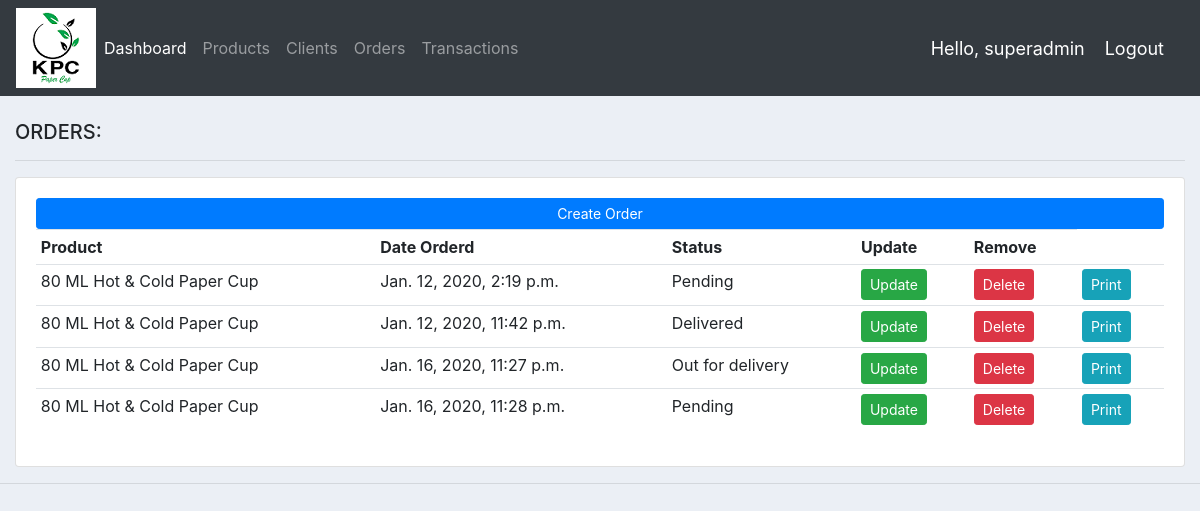
/orders/ (signed in), run on the app's committed database.
### accounts/models.py (models this page shows, shortened)
class Order(models.Model):
	STATUS = (
			('Pending', 'Pending'),
			('Out for delivery', 'Out for delivery'),
			('Delivered', 'Delivered'),
			)
	customer = models.ForeignKey(Customer, null=True, on_delete= models.SET_NULL)
	product = models.ForeignKey(Product, null=True, on_delete= models.SET_NULL)
	date_created = models.DateTimeField(auto_now_add=True, null=True)
	status = models.CharField(max_length=200, null=True, choices=STATUS)

class Product(models.Model):
	CATEGORY = (
			('Hot & Cold Cup', 'Hot & Cold Cup'),
			('Ice Cream Cup', 'Ice Cream Cup'),
			('Bowl', 'Bowl'),
			('Plate & Tray', 'Plate & Tray'),
			('Muffin Cup', 'Muffin Cup'),
			('Cup with Lid Jacket', 'Cup with Lid Jacket'),
			('Food Box', 'Food Box'),
			('Cup with Handle', 'Cup with Handle'),
			)
	ML = (
		(' ', ' '),
		('80 ML ', '80 ML '),
		('100 ML ', '100 ML '),
		('130 ML ', '130 ML '),
		('150 ML ', '150 ML '),
		('200 ML ', '200 ML '),
		('225 ML ', '225 ML '),
		('250 ML ', '250 ML '),
		('350 ML ', '350 ML '),
		)
	INCHES = (
		(' ', '  '),
		('7 inches ', '7 inches '),
		('9 inches ', '9 inches '),
		)
	category = models.CharField(max_length=30, null=True, choices=CATEGORY)
	size_ml = models.CharField(max_length=10, null=True, choices = ML)
	size_inches = models.CharField(max_length=10, null=True, choices = INCHES)
	price = models.FloatField(null=True)
	description = models.CharField(max_length=100, null=True, blank=True)
	date_created = models.DateTimeField(auto_now_add=True, null=True)
	tags = models.ManyToManyField(Tag)
	name = models.CharField(max_length=30, null=True)
	def __str__(self):
		return self.name

### accounts/decorators.py (the view)
		def wrapper_func(request, *args, **kwargs):
			group = None
			if request.user.groups.exists():
				group = request.user.groups.all()[0].name
			else:
				return HttpResponse('You are not authorized to view this page')
			if group in allowed_roles:
				return view_func(request, *args, **kwargs)
			else:
				return HttpResponse('You are not authorized to perform this task')

### accounts/views.py (called while the page is built)
@login_required(login_url='login')
@allowed_users(allowed_roles=['superadmin', 'admin', 'chairperson', 'director', 'auditor', 'operator', 'secondman'])
def orders(request):
	orders = Order.objects.all()
	return render(request, 'accounts/orders.html', {'orders':orders})

### accounts/templates/accounts/orders.html
{%  extends 'accounts/main.html' %}
{% block content %}
<br>
<div class="row">
	<div class="col-md-12">
		<h5>ORDERS:</h5>
		<hr>
		<div class="card card-body">
			<a class="btn btn-primary  btn-sm btn-block" href="{% url 'create_order' %}">Create Order</a>
			<table class="table table-sm">
				<tr>
					<th>Product</th>
					<th>Date Orderd</th>
					<th>Status</th>
					<th>Update</th>
					<th>Remove</th>
				</tr>
				{% for order in orders %}
					<tr>
						<td>{{order.product}}</td>
						<td>{{order.date_created}}</td>
						<td>{{order.status}}</td>
						<td><a class="btn btn-sm btn-success" href="{% url 'update_order' order.id %}">Update</a></td>
						<td><a class="btn btn-sm btn-danger" href="{% url 'delete_order' order.id %}">Delete</a></td>
						<td><a class="btn btn-sm btn-info" href="">Print</a></td>
					</tr>
				{% endfor %}
			</table>
		</div>
	</div>
</div>
{% endblock content %}

### accounts/templates/accounts/main.html (shortened to what this page needs)
{% load static %}
<!DOCTYPE html>
<html>
<head>
	<link rel="stylesheet" href="https://stackpath.bootstrapcdn.com/bootstrap/4.3.1/css/bootstrap.min.css">
	<link rel="stylesheet" type="text/css" href="{% static '/css/main.css' %}">
</head>
<body>
	{%  include 'accounts/navbar.html' %}
	<div class="container-fluid">
	{% block content %}
	{% endblock %}
    </div>
	<hr>
</body>
</html>

### accounts/templates/accounts/navbar.html (shortened to what this page needs)
{% load static %}
<nav class="navbar navbar-expand-lg navbar-dark bg-dark">
 <img src="{% static 'images/logo.png' %}">
  <div class="collapse navbar-collapse" id="navbarNav">
    <ul class="navbar-nav">
      <li class="nav-item active">
        <a class="nav-link" href="{% url 'home' %}">Dashboard</a>
      </li>
      <li class="nav-item">
        <a class="nav-link" href="{% url 'products' %}">Products</a>
      </li>
            <li class="nav-item">
        <a class="nav-link" href="{% url 'clients' %}">Clients</a>
      </li>
            <li class="nav-item">
        <a class="nav-link" href="{% url 'orders' %}">Orders</a>
      </li>
            <li class="nav-item">
        <a class="nav-link" href="{% url 'transactions' %}">Transactions</a>
      </li>
    </ul>
  </div>
  <span class="hello-msg">Hello, {{request.user}}</span>
  <span ><a  class="hello-msg" href="{% url 'logout' %}">Logout</a></span>
</nav>

### static/css/main.css (style rules this page uses)
body { background-color: #ebeff5; }

### accounts/templates/accounts/navbar.html (style rules this page uses)
.hello-msg { font-size: 18px; color: #fff; margin-right: 20px; }

### data on the page
Order: product "80 ML Hot & Cold Paper Cup", date_created "Jan. 12, 2020, 2:19 p.m.", status "Pending"
Order: product "80 ML Hot & Cold Paper Cup", date_created "Jan. 12, 2020, 11:42 p.m.", status "Delivered"
Order: product "80 ML Hot & Cold Paper Cup", date_created "Jan. 16, 2020, 11:27 p.m.", status "Out for delivery"
Order: product "80 ML Hot & Cold Paper Cup", date_created "Jan. 16, 2020, 11:28 p.m.", status "Pending"

### other printed values
{{ request.user }} "superadmin"
